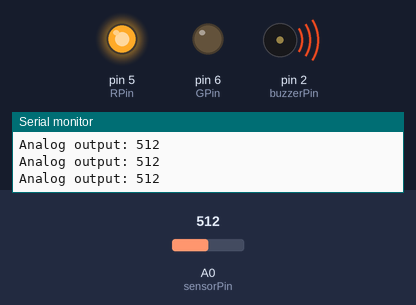
Simulated run of this sketch. Board: Arduino Uno, built with avr-gcc and run on an emulated ATmega328P. Parts: output pins drawn as LEDs (lit = HIGH), buzzer (waves = sounding), the last lines printed to the serial monitor. The inputs (shaded band) are chosen by the test bench; at power-on: A0 (sensorPin) = 512.

Above: at 1.2 s.
1.3 s: A0 (sensorPin) set to 317
4.3 s: A0 (sensorPin) set to 282
At 5.3 s:
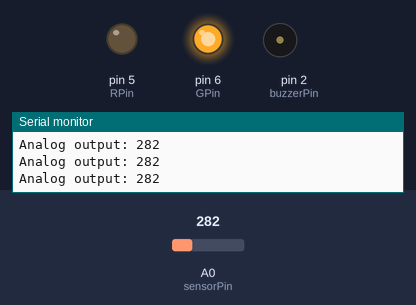
5.8 s: A0 (sensorPin) set to 306
At 6.9 s:
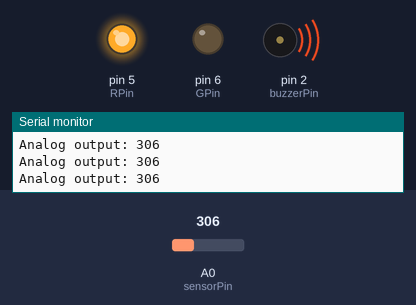
7.3 s: A0 (sensorPin) set to 290
At 7.9 s:
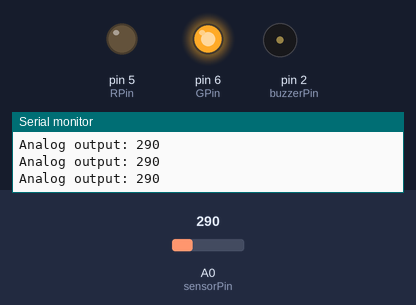
Timing chart, 0 to 9.8 s (numbered marks = the images above; inputs shaded):
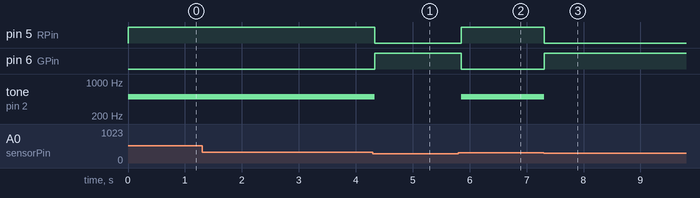

The sketch:

MQ2.ino
```cpp
const int sensorPin = A0;
int sensorValue;

// Define the pin number for the buzzer
const int buzzerPin = 2;

// Define pin numbers for the RGB LED
const int RPin = 5;  // R channel of RGB LED
const int GPin = 6;  // G channel of RGB LED

void setup() {
  Serial.begin(9600);  // Start serial communication at 9600 baud rate

  // Initialize the buzzer and RGB LED pins as output
  pinMode(buzzerPin, OUTPUT);
  pinMode(RPin, OUTPUT);
  pinMode(GPin, OUTPUT);
}

void loop() {
  // Read the analog value of the gas sensor
  sensorValue = analogRead(sensorPin);

  // Print the sensor value to the serial monitor
  Serial.print("Analog output: ");
  Serial.println(sensorValue);

  // If the sensor value exceeds the threshold, trigger the alarm and make the RGB LED red
  if (sensorValue > 300) {
    tone(buzzerPin, 500, 300);
    digitalWrite(GPin, LOW);
    digitalWrite(RPin, HIGH);
  } else {
    // If the sensor value is below the threshold, turn off the alarm and make the RGB LED green
    noTone(buzzerPin);
    digitalWrite(RPin, LOW);
    digitalWrite(GPin, HIGH);
  }

  // Wait for 50 milliseconds before the next loop iteration
  delay(50);
}
```

Measured:
- the behaviour switches between 301 and 300 on A0 (sensorPin) (found by bisection; images 0 and 1)
- after the input at 4.3 s, pin 5 (RPin): HIGH → LOW at once; pin 6 (GPin): LOW → HIGH at once; tone on pin 2 (buzzerPin): 500 Hz → silent at once
- after the input at 5.8 s, pin 5 (RPin): LOW → HIGH after 0.05 s; pin 6 (GPin): HIGH → LOW after 0.05 s; tone on pin 2 (buzzerPin): silent → 500 Hz after 0.05 s
- after the input at 7.3 s, pin 5 (RPin): HIGH → LOW at once; pin 6 (GPin): LOW → HIGH at once; tone on pin 2 (buzzerPin): 500 Hz → silent at once
